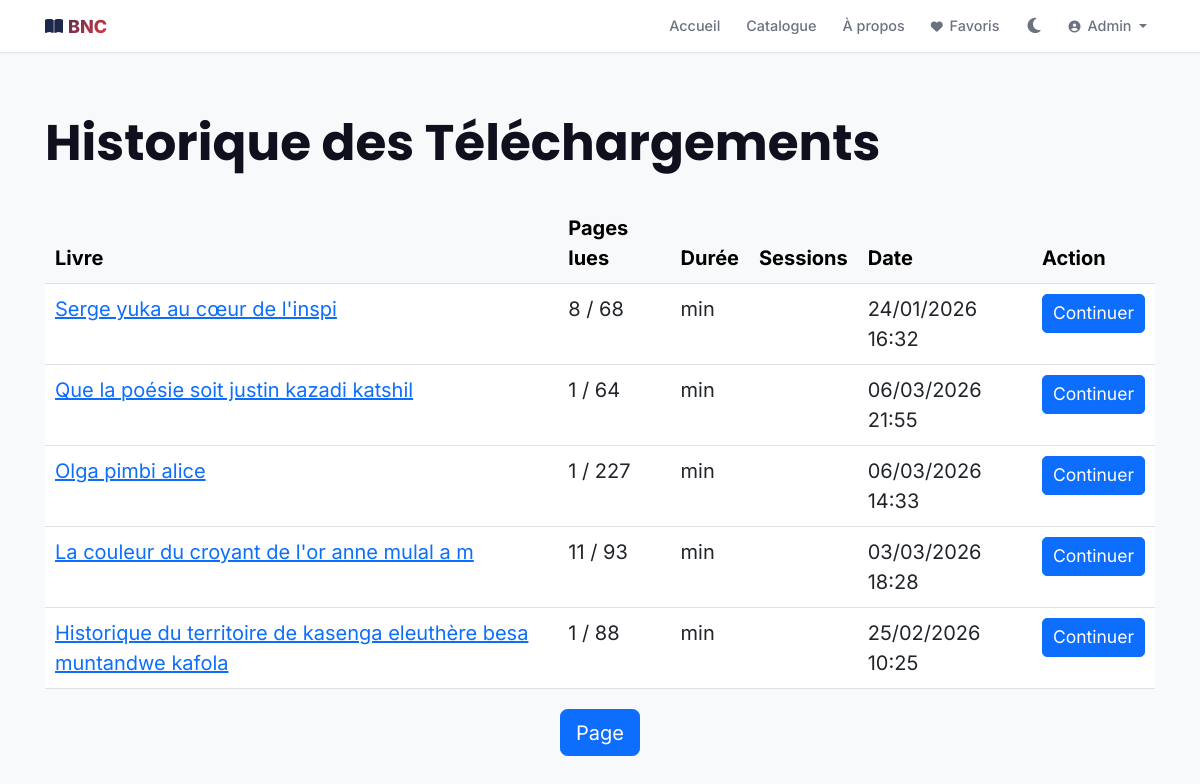
Before: /fr/user/history/ (signed in) with the older database file.
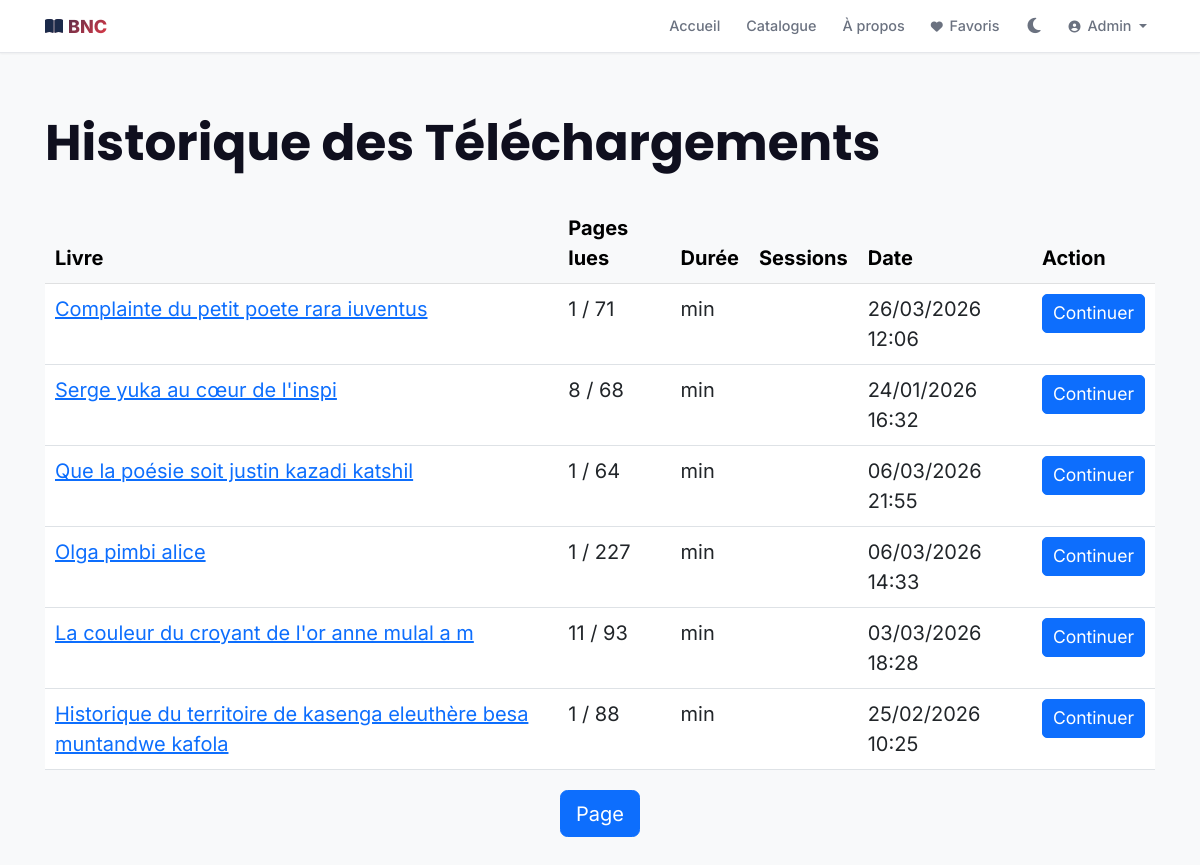
After: the same page with the newer database file.
### catalogue/models.py (models this page shows, shortened)
class ReadingSession(models.Model):
    id = models.UUIDField(primary_key=True, default=uuid.uuid4, editable=False)
    user = models.ForeignKey(
        settings.AUTH_USER_MODEL,
        on_delete=models.CASCADE,
        related_name="reading_sessions"
    )
    book = models.ForeignKey(Book, on_delete=models.CASCADE, related_name="reading_sessions")
    start_time = models.DateTimeField(_("Début"))
    end_time = models.DateTimeField(_("Fin"), null=True, blank=True)
    duration_minutes = models.PositiveIntegerField(_("Durée (minutes)"), default=0)
    pages_read = models.PositiveIntegerField(_("Pages lues"), default=0)
    current_page = models.PositiveIntegerField(_("Page actuelle"), default=0)
    progress_percent = models.IntegerField(_("Progression (%)"), default=0)  # ✨ NOUVEAU
    is_completed = models.BooleanField(_("Complété"), default=False)
    created_at = models.DateTimeField(_("Créé"), auto_now_add=True)
    updated_at = models.DateTimeField(_("Modifié"), auto_now=True)
    class Meta:
        verbose_name = _("Session de lecture")
        verbose_name_plural = _("Sessions de lecture")
        ordering = ["-start_time"]
        indexes = [
            models.Index(fields=["user", "book"]),
            models.Index(fields=["is_completed"]),
            models.Index(fields=["progress_percent"]),  # ✨ Index pour requêtes rapides
        ]

class Book(models.Model):
    GENRE_CHOICES = [
        ("articles", _("Articles")),
        ("magasin", _("Magasin")),
        ("revues_scientifiques", _("Revues Scientifiques")),
        ("geographie_histoires", _("Géographie et Histoires")),
        ("theories_litteraires", _("Théories Littéraires")),
        ("tourisme", _("Tourisme")),
        ("hotellerie", _("Hôtellerie")),
        ("sport", _("Sport")),
        ("loisir", _("Loisir")),
        ("dev_personnel", _("Développement Personnel")),
        ("fiction", _("Fiction")),
        ("non_fiction", _("Non-fiction")),
        ("science", _("Science")),
        ("biography", _("Biographie")),
        ("poetry", _("Poésie")),
        ("other", _("Autre")),
    ]
    LANGUAGE_CHOICES = [
        ("fr", _("Français")),
        ("en", _("Anglais")),
        ("ar", _("Arabe")),
        ("de", _("Allemand")),
        ("es", _("Espagnol")),
        ("pt", _("Portugais")),
        ("sw", _("Swahili")),
        ("other", _("Autre")),
    ]
    id = models.UUIDField(primary_key=True, default=uuid.uuid4, editable=False)
    title = models.CharField(_("Titre"), max_length=255)
    description = models.TextField(_("Description"), blank=True)
    isbn = models.CharField(_("ISBN"), max_length=20, unique=True)
    pages_count = models.PositiveIntegerField(_("Nombre de pages"), null=True, blank=True)
    publication_date = models.DateField(_("Date de publication"), null=True, blank=True)
    language = models.CharField(
        _("Langue"),
        max_length=10,
        choices=LANGUAGE_CHOICES,
        default="fr"
    )
    genre = models.CharField(
        _("Genre"),
        max_length=50,
        choices=GENRE_CHOICES,
        default="other"
    )
    cover = models.ImageField(
        _("Couverture"),
        upload_to="books/covers/%Y/%m/",
        null=True,
        blank=True
    )
    pdf_file = models.FileField(
        _("Fichier PDF"),
        upload_to="books/pdf/%Y/%m/",
        null=True,
        blank=True
    )
    epub_file = models.FileField(
        _("Fichier EPUB"),
        upload_to="books/epub/%Y/%m/",
        null=True,
        blank=True
    )
    price = models.DecimalField(
        _("Prix"),
        max_digits=8,
        decimal_places=2,
        default=0,
        validators=[MinValueValidator(0)]
    )
    discount_percentage = models.IntegerField(
        _("Pourcentage de réduction"),
        default=0,
        validators=[MinValueValidator(0), MaxValueValidator(100)]
    )
    is_paid = models.BooleanField(_("Payant"), default=False)
    free_pages_count = models.PositiveIntegerField(
        _("Nombre de pages libres"),
        default=15,
        help_text=_("Nombre de pages accessibles gratuitement (0 = aucune preview)")
    )
    downloads_count = models.PositiveIntegerField(_("Nombre de téléchargements"), default=0)
    reads_count = models.PositiveIntegerField(_("Nombre de lectures"), default=0)
    rating = models.DecimalField(
        _("Note"),
        max_digits=3,
        decimal_places=2,
        default=0,
        validators=[MinValueValidator(0), MaxValueValidator(5)]
    )
    rating_count = models.PositiveIntegerField(_("Nombre d'évaluations"), default=0)
    authors = models.ManyToManyField(Author, through="AuthorBook", related_name="books", blank=True)
    libraries = models.ManyToManyField(Library, through="LibraryBook", related_name="books", blank=True)
    is_published = models.BooleanField(_("Publié"), default=True)
    created_at = models.DateTimeField(_("Créé"), auto_now_add=True)
    updated_at = models.DateTimeField(_("Modifié"), auto_now=True)
    class Meta:
        verbose_name = _("Livre")
        verbose_name_plural = _("Livres")
        ordering = ["-created_at"]
        indexes = [
            models.Index(fields=["isbn"]),
            models.Index(fields=["title"]),
            models.Index(fields=["is_published"]),
            models.Index(fields=["genre"]),
        ]

### users/views.py (the view)
# urls.py: path('history/', views.reading_history_view, name='reading_history'),
@login_required(login_url='users:login')
def reading_history_view(request):
    sessions = ReadingSession.objects.filter(user=request.user).select_related('book').order_by('-updated_at')
    context = {
        'sessions': sessions,
        'total_books_read': sessions.values('book').distinct().count(),
    }
    return render(request, 'user/downloads.html', context)

### catalogue/context_processors.py (called while the page is built)
def site_configuration(request):
    return {
        'site_config': SiteConfiguration.load()
    }

def featured_books(request):
    try:
        books = Book.objects.annotate(
            popularity_score = (
                Coalesce(F('reads_count'), 0) * 0.3 +
                Coalesce(F('downloads_count'), 0) * 0.4 +
                (Coalesce(F('rating'), 0) * 30)
            )
        ).filter(is_published=True).order_by('-popularity_score', '-created_at')[:8]
    except Exception:
        books = Book.objects.filter(is_published=True).order_by('-created_at')[:8]
    return {'featured_books': books}

def site_categories(request):
    try:
        categories = Category.objects.all()[:10]
    except Exception:
        categories = []
    return {'site_categories': categories}

def social_links(request):
    try:
        links = LienSocial.objects.filter(is_active=True)
    except Exception:
        links = []
    return {'liens_sociaux': links}

### catalogue/models.py (called while the page is built)
    @classmethod
    def load(cls):
        obj, created = cls.objects.get_or_create(pk=1)
        return obj

### templates/user/downloads.html (shortened to what this page needs)
{% extends 'base.html' %}
{% block content %}
<div class="container my-5">
    <h1 class="mb-4">Historique des Téléchargements</h1>
    {% if sessions %}
        <div class="table-responsive">
            <table class="table table-hover">
                <thead class="table-light">
                    <tr>
                        <th>Livre</th>
                        <th>Pages lues</th>
                        <th>Durée</th>
                        <th>Sessions</th>
                        <th>Date</th>
                        <th>Action</th>
                    </tr>
                </thead>
                <tbody>
                    {% for session in sessions %}
                        <tr>
                            <td>
                                <a href="{% url 'catalogue:book_detail' session.book.id %}">
                                    {{ session.book.title }}
                                </a>
                            </td>
                            <td>{{ session.current_page }} / {{ session.book.pages_count }}</td>
                            <td>{{ session.duration }} min</td>
                            <td>{{ session.sessions_count }}</td>
                            <td>{{ session.created_at|date:"d/m/Y H:i" }}</td>
                            <td>
                                <a href="{% url 'catalogue:book_detail' session.book.id %}" class="btn btn-sm btn-primary">
                                    Continuer
                                </a>
                            </td>
                        </tr>
                    {% endfor %}
                </tbody>
            </table>
        </div>
        <nav aria-label="Page navigation">
            <ul class="pagination justify-content-center">
                <li class="page-item active">
                    <span class="page-link">Page {{ sessions.number }}</span>
                </li>
            </ul>
        </nav>
    {% else %}
        <div class="alert alert-info">
            <i class="fas fa-info-circle"></i> Aucun téléchargement pour le moment.
        </div>
    {% endif %}
</div>
{% endblock %}

Changed rows visible on the page:
added ReadingSession: book "Complainte du petit poete rara iuventus", current_page "1", book.pages_count "71", created_at "26/03/2026 12:06"
